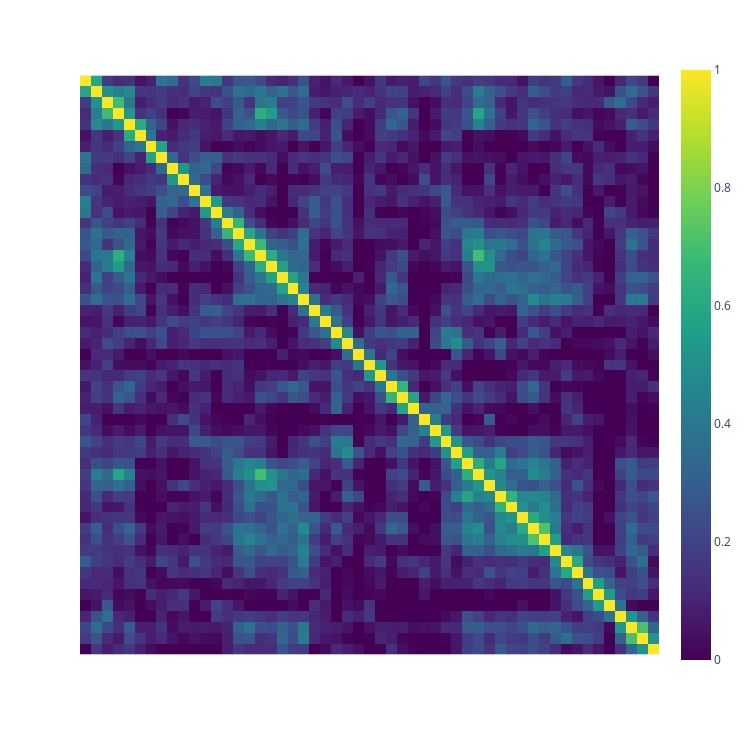

Notebook cell for this chart:
### Code cell
create_heatmap.create_heatmap(cos_sim_norm, offs, offs, text, text, 0)

### Figure 1 — Plotly figure (JSON) as saved in the notebook; plotly's stock layout.template omitted (floating-point values rounded to 4 significant figures; data arrays with more than 128 entries replaced by an {"elided": "..."} marker saying what was removed)
{"data": [{"coloraxis": "coloraxis", "hovertemplate": "x: %{x}<br>y: %{y}<br>color: %{z}<extra></extra>", "name": "0", "type": "heatmap", "x": ["And it came to pass that I, Nephi, returned from speaking with the Lord, to the tent of my father.\nAnd it came to pass that he spake unto me, saying: Behold I have dreamed a dream, in the which", "And it came to pass that he spake unto me, saying: Behold I have dreamed a dream, in the which the Lord hath commanded me that thou and thy brethren shall return to Jerusalem.\nFor behold, Laban hath the record", "the Lord hath commanded me that thou and thy brethren shall return to Jerusalem.\nFor behold, Laban hath the record of the Jews and also a genealogy of my forefathers, and they are engraven upon plates of brass.\nWherefore, the", "of the Jews and also a genealogy of my forefathers, and they are engraven upon plates of brass.\nWherefore, the Lord hath commanded me that thou and thy brothers should go unto the house of Laban, and seek the records,", "Lord hath commanded me that thou and thy brothers should go unto the house of Laban, and seek the records, and bring them down hither into the wilderness.\nAnd now, behold thy brothers murmur, saying it is a hard thing", "and bring them down hither into the wilderness.\nAnd now, behold thy brothers murmur, saying it is a hard thing which I have required of them; but behold I have not required it of them, but it is a commandment", "which I have required of them; but behold I have not required it of them, but it is a commandment of the Lord.\nTherefore go, my son, and thou shalt be favored of the Lord, because thou hast not murmured.", "of the Lord.\nTherefore go, my son, and thou shalt be favored of the Lord, because thou hast not murmured.\nAnd it came to pass that I, Nephi, said unto my father: I will go and do the things which", "And it came to pass that I, Nephi, said unto my father: I will go and do the things which the Lord hath commanded, for I know that the Lord giveth no commandments unto the children of men, save he", "the Lord hath commanded, for I know that the Lord giveth no commandments unto the children of men, save he shall prepare a way for them that they may accomplish the thing which he commandeth them.\nAnd it came to", "shall prepare a way for them that they may accomplish the thing which he commandeth them.\nAnd it came to pass that when my father had heard these words he was exceedingly glad, for he knew that I had been", "pass that when my father had heard these words he was exceedingly glad, for he knew that I had been blessed of the Lord.\nAnd I, Nephi, and my brethren took our journey in the wilderness, with our tents, to", "blessed of the Lord.\nAnd I, Nephi, and my brethren took our journey in the wilderness, with our tents, to go up to the land of Jerusalem.\nAnd it came to pass that when we had gone up to the", "go up to the land of Jerusalem.\nAnd it came to pass that when we had gone up to the land of Jerusalem, I and my brethren did consult one with another.\nAnd we cast lots--who of us should go", "land of Jerusalem, I and my brethren did consult one with another.\nAnd we cast lots--who of us should go in unto the house of Laban. And it came to pass that the lot fell upon Laman; and Laman went", "in unto the house of Laban. And it came to pass that the lot fell upon Laman; and Laman went in unto the house of Laban, and he talked with him as he sat in his house.\nAnd he desired", "in unto the house of Laban, and he talked with him as he sat in his house.\nAnd he desired of Laban the records which were engraven upon the plates of brass, which contained the genealogy of my father.\nAnd", "of Laban the records which were engraven upon the plates of brass, which contained the genealogy of my father.\nAnd behold, it came to pass that Laban was angry, and thrust him out from his presence; and he would not", "behold, it came to pass that Laban was angry, and thrust him out from his presence; and he would not that he should have the records. Wherefore, he said unto him: Behold thou art a robber, and I will slay", "that he should have the records. Wherefore, he said unto him: Behold thou art a robber, and I will slay thee.\nBut Laman fled out of his presence, and told the things which Laban had done, unto us. And we", "thee.\nBut Laman fled out of his presence, and told the things which Laban had done, unto us. And we began to be exceedingly sorrowful, and my brethren were about to return unto my father in the wilderness.\nBut behold", "began to be exceedingly sorrowful, and my brethren were about to return unto my father in the wilderness.\nBut behold I said unto them that: As the Lord liveth, and as we live, we will not go down unto our", "I said unto them that: As the Lord liveth, and as we live, we will not go down unto our father in the wilderness until we have accomplished the thing which the Lord hath commanded us.\nWherefore, let us be", "father in the wilderness until we have accomplished the thing which the Lord hath commanded us.\nWherefore, let us be faithful in keeping the commandments of the Lord; therefore let us go down to the land of our father's inheritance,", "faithful in keeping the commandments of the Lord; therefore let us go down to the land of our father's inheritance, for behold he left gold and silver, and all manner of riches. And all this he hath done because of", "for behold he left gold and silver, and all manner of riches. And all this he hath done because of the commandments of the Lord.\nFor he knew that Jerusalem must be destroyed, because of the wickedness of the people.", "the commandments of the Lord.\nFor he knew that Jerusalem must be destroyed, because of the wickedness of the people.\nFor behold, they have rejected the words of the prophets. Wherefore, if my father should dwell in the land after", "For behold, they have rejected the words of the prophets. Wherefore, if my father should dwell in the land after he hath been commanded to flee out of the land, behold, he would also perish. Wherefore, it must needs be", "he hath been commanded to flee out of the land, behold, he would also perish. Wherefore, it must needs be that he flee out of the land.\nAnd behold, it is wisdom in God that we should obtain these records,", "that he flee out of the land.\nAnd behold, it is wisdom in God that we should obtain these records, that we may preserve unto our children the language of our fathers;\nAnd also that we may preserve unto them", "that we may preserve unto our children the language of our fathers;\nAnd also that we may preserve unto them the words which have been spoken by the mouth of all the holy prophets, which have been delivered unto them", "the words which have been spoken by the mouth of all the holy prophets, which have been delivered unto them by the Spirit and power of God, since the world began, even down unto this present time.\nAnd it came", "by the Spirit and power of God, since the world began, even down unto this present time.\nAnd it came to pass that after this manner of language did I persuade my brethren, that they might be faithful in keeping", "to pass that after this manner of language did I persuade my brethren, that they might be faithful in keeping the commandments of God.\nAnd it came to pass that we went down to the land of our inheritance, and", "the commandments of God.\nAnd it came to pass that we went down to the land of our inheritance, and we did gather together our gold, and our silver, and our precious things.\nAnd after we had gathered these things", "we did gather together our gold, and our silver, and our precious things.\nAnd after we had gathered these things together, we went up again unto the house of Laban.\nAnd it came to pass that we went in unto", "together, we went up again unto the house of Laban.\nAnd it came to pass that we went in unto Laban, and desired him that he would give unto us the records which were engraven upon the plates of brass,", "Laban, and desired him that he would give unto us the records which were engraven upon the plates of brass, for which we would give unto him our gold, and our silver, and all our precious things.\nAnd it came", "for which we would give unto him our gold, and our silver, and all our precious things.\nAnd it came to pass that when Laban saw our property, and that it was exceedingly great, he did lust after it, insomuch", "to pass that when Laban saw our property, and that it was exceedingly great, he did lust after it, insomuch that he thrust us out, and sent his servants to slay us, that he might obtain our property.\nAnd it", "that he thrust us out, and sent his servants to slay us, that he might obtain our property.\nAnd it came to pass that we did flee before the servants of Laban, and we were obliged to leave behind our", "came to pass that we did flee before the servants of Laban, and we were obliged to leave behind our property, and it fell into the hands of Laban.\nAnd it came to pass that we fled into the wilderness,", "property, and it fell into the hands of Laban.\nAnd it came to pass that we fled into the wilderness, and the servants of Laban did not overtake us, and we hid ourselves in the cavity of a rock.\nAnd", "and the servants of Laban did not overtake us, and we hid ourselves in the cavity of a rock.\nAnd it came to pass that Laman was angry with me, and also with my father; and also was Lemuel, for", "it came to pass that Laman was angry with me, and also with my father; and also was Lemuel, for he hearkened unto the words of Laman. Wherefore Laman and Lemuel did speak many hard words unto us, their younger", "he hearkened unto the words of Laman. Wherefore Laman and Lemuel did speak many hard words unto us, their younger brothers, and they did smite us even with a rod.\nAnd it came to pass as they smote us with", "brothers, and they did smite us even with a rod.\nAnd it came to pass as they smote us with a rod, behold, an angel of the Lord came and stood before them, and he spake unto them, saying: Why", "a rod, behold, an angel of the Lord came and stood before them, and he spake unto them, saying: Why do ye smite your younger brother with a rod? Know ye not that the Lord hath chosen him to be", "do ye smite your younger brother with a rod? Know ye not that the Lord hath chosen him to be a ruler over you, and this because of your iniquities? Behold ye shall go up to Jerusalem again, and the", "a ruler over you, and this because of your iniquities? Behold ye shall go up to Jerusalem again, and the Lord will deliver Laban into your hands.\nAnd after the angel had spoken unto us, he departed.\nAnd after the", "Lord will deliver Laban into your hands.\nAnd after the angel had spoken unto us, he departed.\nAnd after the angel had departed, Laman and Lemuel again began to murmur, saying: How is it possible that the Lord will deliver", "angel had departed, Laman and Lemuel again began to murmur, saying: How is it possible that the Lord will deliver Laban into our hands? Behold, he is a mighty man, and he can command fifty, yea, even he can slay", "Laban into our hands? Behold, he is a mighty man, and he can command fifty, yea, even he can slay fifty; then why not us?"], "xaxis": "x", "y": ["And it came to pass that I, Nephi, returned from speaking with the Lord, to the tent of my father.\nAnd it came to pass that he spake unto me, saying: Behold I have dreamed a dream, in the which", "And it came to pass that he spake unto me, saying: Behold I have dreamed a dream, in the which the Lord hath commanded me that thou and thy brethren shall return to Jerusalem.\nFor behold, Laban hath the record", "the Lord hath commanded me that thou and thy brethren shall return to Jerusalem.\nFor behold, Laban hath the record of the Jews and also a genealogy of my forefathers, and they are engraven upon plates of brass.\nWherefore, the", "of the Jews and also a genealogy of my forefathers, and they are engraven upon plates of brass.\nWherefore, the Lord hath commanded me that thou and thy brothers should go unto the house of Laban, and seek the records,", "Lord hath commanded me that thou and thy brothers should go unto the house of Laban, and seek the records, and bring them down hither into the wilderness.\nAnd now, behold thy brothers murmur, saying it is a hard thing", "and bring them down hither into the wilderness.\nAnd now, behold thy brothers murmur, saying it is a hard thing which I have required of them; but behold I have not required it of them, but it is a commandment", "which I have required of them; but behold I have not required it of them, but it is a commandment of the Lord.\nTherefore go, my son, and thou shalt be favored of the Lord, because thou hast not murmured.", "of the Lord.\nTherefore go, my son, and thou shalt be favored of the Lord, because thou hast not murmured.\nAnd it came to pass that I, Nephi, said unto my father: I will go and do the things which", "And it came to pass that I, Nephi, said unto my father: I will go and do the things which the Lord hath commanded, for I know that the Lord giveth no commandments unto the children of men, save he", "the Lord hath commanded, for I know that the Lord giveth no commandments unto the children of men, save he shall prepare a way for them that they may accomplish the thing which he commandeth them.\nAnd it came to", "shall prepare a way for them that they may accomplish the thing which he commandeth them.\nAnd it came to pass that when my father had heard these words he was exceedingly glad, for he knew that I had been", "pass that when my father had heard these words he was exceedingly glad, for he knew that I had been blessed of the Lord.\nAnd I, Nephi, and my brethren took our journey in the wilderness, with our tents, to", "blessed of the Lord.\nAnd I, Nephi, and my brethren took our journey in the wilderness, with our tents, to go up to the land of Jerusalem.\nAnd it came to pass that when we had gone up to the", "go up to the land of Jerusalem.\nAnd it came to pass that when we had gone up to the land of Jerusalem, I and my brethren did consult one with another.\nAnd we cast lots--who of us should go", "land of Jerusalem, I and my brethren did consult one with another.\nAnd we cast lots--who of us should go in unto the house of Laban. And it came to pass that the lot fell upon Laman; and Laman went", "in unto the house of Laban. And it came to pass that the lot fell upon Laman; and Laman went in unto the house of Laban, and he talked with him as he sat in his house.\nAnd he desired", "in unto the house of Laban, and he talked with him as he sat in his house.\nAnd he desired of Laban the records which were engraven upon the plates of brass, which contained the genealogy of my father.\nAnd", "of Laban the records which were engraven upon the plates of brass, which contained the genealogy of my father.\nAnd behold, it came to pass that Laban was angry, and thrust him out from his presence; and he would not", "behold, it came to pass that Laban was angry, and thrust him out from his presence; and he would not that he should have the records. Wherefore, he said unto him: Behold thou art a robber, and I will slay", "that he should have the records. Wherefore, he said unto him: Behold thou art a robber, and I will slay thee.\nBut Laman fled out of his presence, and told the things which Laban had done, unto us. And we", "thee.\nBut Laman fled out of his presence, and told the things which Laban had done, unto us. And we began to be exceedingly sorrowful, and my brethren were about to return unto my father in the wilderness.\nBut behold", "began to be exceedingly sorrowful, and my brethren were about to return unto my father in the wilderness.\nBut behold I said unto them that: As the Lord liveth, and as we live, we will not go down unto our", "I said unto them that: As the Lord liveth, and as we live, we will not go down unto our father in the wilderness until we have accomplished the thing which the Lord hath commanded us.\nWherefore, let us be", "father in the wilderness until we have accomplished the thing which the Lord hath commanded us.\nWherefore, let us be faithful in keeping the commandments of the Lord; therefore let us go down to the land of our father's inheritance,", "faithful in keeping the commandments of the Lord; therefore let us go down to the land of our father's inheritance, for behold he left gold and silver, and all manner of riches. And all this he hath done because of", "for behold he left gold and silver, and all manner of riches. And all this he hath done because of the commandments of the Lord.\nFor he knew that Jerusalem must be destroyed, because of the wickedness of the people.", "the commandments of the Lord.\nFor he knew that Jerusalem must be destroyed, because of the wickedness of the people.\nFor behold, they have rejected the words of the prophets. Wherefore, if my father should dwell in the land after", "For behold, they have rejected the words of the prophets. Wherefore, if my father should dwell in the land after he hath been commanded to flee out of the land, behold, he would also perish. Wherefore, it must needs be", "he hath been commanded to flee out of the land, behold, he would also perish. Wherefore, it must needs be that he flee out of the land.\nAnd behold, it is wisdom in God that we should obtain these records,", "that he flee out of the land.\nAnd behold, it is wisdom in God that we should obtain these records, that we may preserve unto our children the language of our fathers;\nAnd also that we may preserve unto them", "that we may preserve unto our children the language of our fathers;\nAnd also that we may preserve unto them the words which have been spoken by the mouth of all the holy prophets, which have been delivered unto them", "the words which have been spoken by the mouth of all the holy prophets, which have been delivered unto them by the Spirit and power of God, since the world began, even down unto this present time.\nAnd it came", "by the Spirit and power of God, since the world began, even down unto this present time.\nAnd it came to pass that after this manner of language did I persuade my brethren, that they might be faithful in keeping", "to pass that after this manner of language did I persuade my brethren, that they might be faithful in keeping the commandments of God.\nAnd it came to pass that we went down to the land of our inheritance, and", "the commandments of God.\nAnd it came to pass that we went down to the land of our inheritance, and we did gather together our gold, and our silver, and our precious things.\nAnd after we had gathered these things", "we did gather together our gold, and our silver, and our precious things.\nAnd after we had gathered these things together, we went up again unto the house of Laban.\nAnd it came to pass that we went in unto", "together, we went up again unto the house of Laban.\nAnd it came to pass that we went in unto Laban, and desired him that he would give unto us the records which were engraven upon the plates of brass,", "Laban, and desired him that he would give unto us the records which were engraven upon the plates of brass, for which we would give unto him our gold, and our silver, and all our precious things.\nAnd it came", "for which we would give unto him our gold, and our silver, and all our precious things.\nAnd it came to pass that when Laban saw our property, and that it was exceedingly great, he did lust after it, insomuch", "to pass that when Laban saw our property, and that it was exceedingly great, he did lust after it, insomuch that he thrust us out, and sent his servants to slay us, that he might obtain our property.\nAnd it", "that he thrust us out, and sent his servants to slay us, that he might obtain our property.\nAnd it came to pass that we did flee before the servants of Laban, and we were obliged to leave behind our", "came to pass that we did flee before the servants of Laban, and we were obliged to leave behind our property, and it fell into the hands of Laban.\nAnd it came to pass that we fled into the wilderness,", "property, and it fell into the hands of Laban.\nAnd it came to pass that we fled into the wilderness, and the servants of Laban did not overtake us, and we hid ourselves in the cavity of a rock.\nAnd", "and the servants of Laban did not overtake us, and we hid ourselves in the cavity of a rock.\nAnd it came to pass that Laman was angry with me, and also with my father; and also was Lemuel, for", "it came to pass that Laman was angry with me, and also with my father; and also was Lemuel, for he hearkened unto the words of Laman. Wherefore Laman and Lemuel did speak many hard words unto us, their younger", "he hearkened unto the words of Laman. Wherefore Laman and Lemuel did speak many hard words unto us, their younger brothers, and they did smite us even with a rod.\nAnd it came to pass as they smote us with", "brothers, and they did smite us even with a rod.\nAnd it came to pass as they smote us with a rod, behold, an angel of the Lord came and stood before them, and he spake unto them, saying: Why", "a rod, behold, an angel of the Lord came and stood before them, and he spake unto them, saying: Why do ye smite your younger brother with a rod? Know ye not that the Lord hath chosen him to be", "do ye smite your younger brother with a rod? Know ye not that the Lord hath chosen him to be a ruler over you, and this because of your iniquities? Behold ye shall go up to Jerusalem again, and the", "a ruler over you, and this because of your iniquities? Behold ye shall go up to Jerusalem again, and the Lord will deliver Laban into your hands.\nAnd after the angel had spoken unto us, he departed.\nAnd after the", "Lord will deliver Laban into your hands.\nAnd after the angel had spoken unto us, he departed.\nAnd after the angel had departed, Laman and Lemuel again began to murmur, saying: How is it possible that the Lord will deliver", "angel had departed, Laman and Lemuel again began to murmur, saying: How is it possible that the Lord will deliver Laban into our hands? Behold, he is a mighty man, and he can command fifty, yea, even he can slay", "Laban into our hands? Behold, he is a mighty man, and he can command fifty, yea, even he can slay fifty; then why not us?"], "yaxis": "y", "z": {"elided": "53x53 float values"}}], "layout": {"coloraxis": {"cmax": 1.0, "cmin": 0, "colorscale": [[0, "#440154"], [0.1111, "#482878"], [0.2222, "#3e4989"], [0.3333, "#31688e"], [0.4444, "#26828e"], [0.5556, "#1f9e89"], [0.6667, "#35b779"], [0.7778, "#6ece58"], [0.8889, "#b5de2b"], [1, "#fde725"]]}, "height": 750, "margin": {"t": 60}, "width": 750, "xaxis": {"anchor": "y", "constrain": "domain", "domain": [0, 1], "scaleanchor": "y", "showticklabels": false}, "yaxis": {"anchor": "x", "autorange": "reversed", "constrain": "domain", "domain": [0, 1], "showticklabels": false}}}
